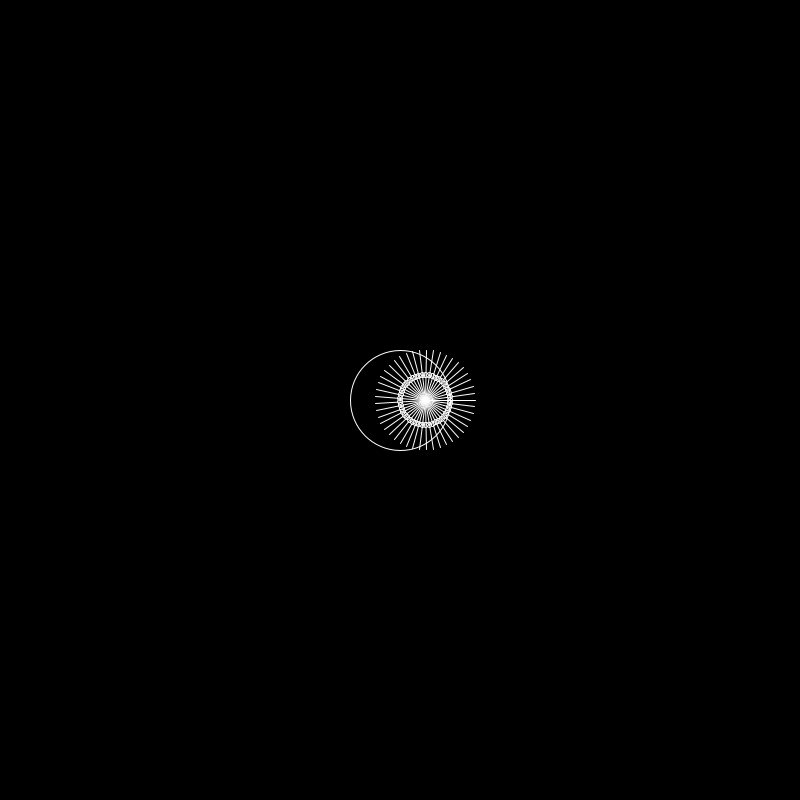
Frame 1 (no input)
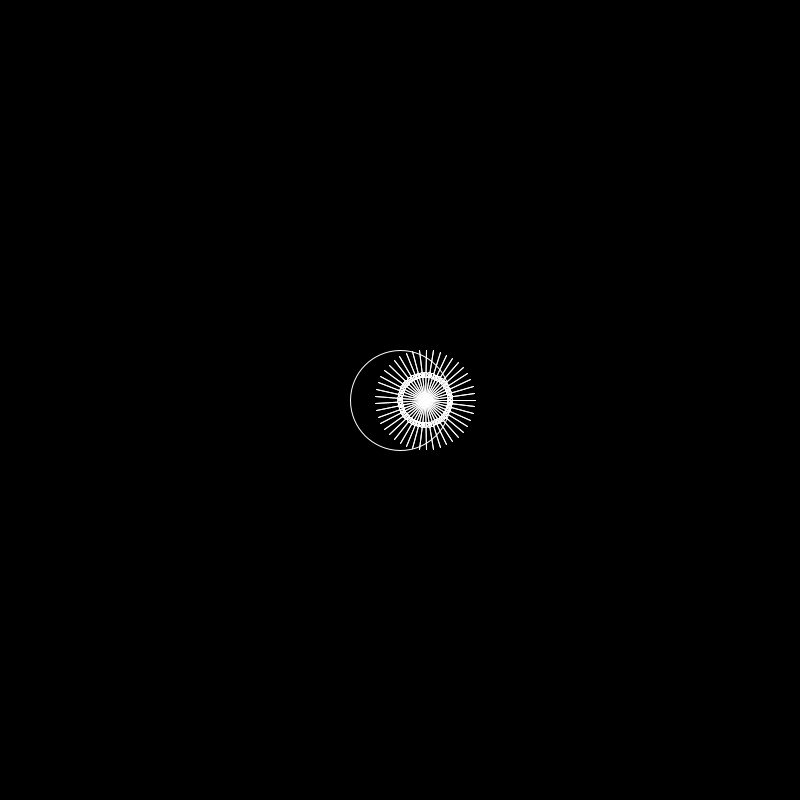
Frame 2 (the mouse pressed at the canvas centre, redrawn once)

The Processing sketch that drew these frames (run headless with seeded random() and noise(); the mouse was pressed at the canvas centre and the sketch redrawn once):

// Processing sketch: thatcirclething
// ── thatcirclething.pde
float cx, cy;
float sx, sy;
float radius;
int steps = 45;
ArrayList<Line> lines = new ArrayList<Line>();


void setup() {
  size(800,800);
  cx = width / 2;
  cy = height / 2;
  radius = width / 16;
  float r  = radius / 2;//random(radius / 2);
  float a = 0 ;//random(0);
  
  sx = cx + r * cos(a);
  sy = cy + r * sin(a);
  noLoop();
}


void draw() {
  background(0);
  stroke(255);
  
  float ai = TWO_PI / float(steps);
  PVector start = new PVector(sx, sy);
  PVector cntr = new PVector(cx, cy);
  for (float a = 0; a < TWO_PI; a += ai) {
     float xx = cos(a);
     float yy = sin(a);
     PVector m = new PVector(xx,yy);
     m.normalize();
     
     
     m.mult(radius);
     m.add(sx, sy);
     lines.add( new Line(sx, sy, m.x, m.y));
    
    
    
    
  }
  noFill();
  ellipse(cx, cy, radius*2, radius*2);
  for (Line line : lines) {
    line.draw();
  }
  
  
}

// ── Line.pde
class Line {
  PVector from, to, cntr;
  
  
  Line (float x1, float y1, float x2, float y2) {
    from = new PVector(x1,y1);
    to = new PVector(x2, y2);
    cntr = PVector.sub(to, from).div(2);
    cntr.add(from);
  }
  
  void draw() {
    stroke(255);
    noFill();
    line(from.x, from.y, to.x, to.y);
    ellipse(cntr.x, cntr.y, 5, 5);
  }
}
